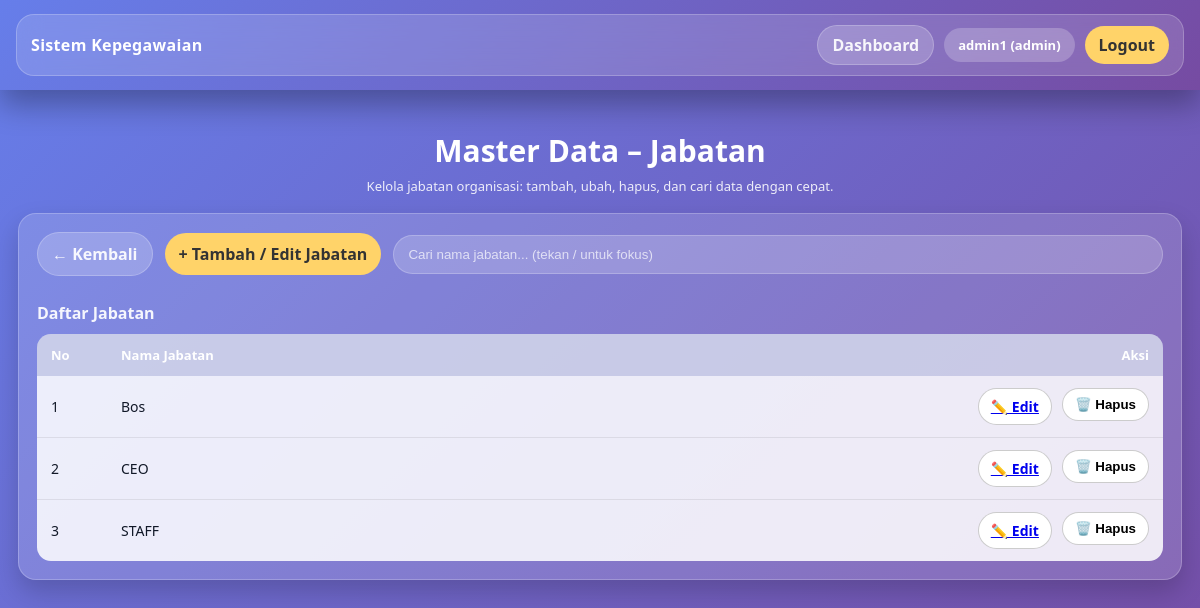
The page /pages/master/jabatan.php (signed in) on the database its author committed.
### tables this page shows
CREATE TABLE `jabatan` (
  `id` int(11) NOT NULL,
  `nama_jabatan` varchar(100) NOT NULL,
  `gaji_pokok` decimal(12,2) DEFAULT 0.00
);

### config/config.php (called while the page is built, shortened)
<?php
function app_url(string $path = ''): string {
    return APP_BASE . ltrim($path, '/');
}
?>

### pages/master/jabatan.php (the view, shortened to what this page needs)
<?php
require_once __DIR__ . '/../../config/config.php';
$username = $_SESSION['username'] ?? 'admin';
$q = trim($_GET['q'] ?? '');
$rows = [];
if ($q !== '') {
  $like = '%' . $q . '%';
  $st = mysqli_prepare($conn, "SELECT id, nama_jabatan FROM jabatan WHERE nama_jabatan LIKE ? ORDER BY nama_jabatan ASC");
  if (!$st) die("Prepare gagal: " . mysqli_error($conn));
  mysqli_stmt_bind_param($st, "s", $like);
  mysqli_stmt_execute($st);
  $rs = mysqli_stmt_get_result($st);
  while ($r = mysqli_fetch_assoc($rs)) $rows[] = $r;
  mysqli_stmt_close($st);
} else {
  $rs = mysqli_query($conn, "SELECT id, nama_jabatan FROM jabatan ORDER BY nama_jabatan ASC");
  if ($rs) while ($r = mysqli_fetch_assoc($rs)) $rows[] = $r;
}
?>
<!DOCTYPE html>
<html lang="id">
<head>
</head>
<body>
  <div class="navbar">
    <div class="nav-inner">
      <div class="brand">Sistem Kepegawaian</div>
      <div class="nav-right">
        <a class="btn-pill" href="<?= app_url('pages/dashboard_admin.php') ?>">Dashboard</a>
        <span class="user-chip"><?= htmlspecialchars($username) ?> (admin)</span>
        <a class="btn-logout" href="<?= app_url('logout.php') ?>">Logout</a>
      </div>
    </div>
  </div>
  <div class="page">
    <h1 class="h1">Master Data – Jabatan</h1>
    <p class="sub">Kelola jabatan organisasi: tambah, ubah, hapus, dan cari data dengan cepat.</p>
    <div class="card">
      <div class="toolbar">
        <a class="btn secondary" href="<?= app_url('pages/dashboard_admin.php') ?>">← Kembali</a>
        <a class="btn primary" href="<?= app_url('pages/master/jabatan.php?add=1') ?>">+ Tambah / Edit Jabatan</a>
        <form class="search" method="get" action="">
          <input type="text" name="q" value="<?= htmlspecialchars($q) ?>" placeholder="Cari nama jabatan... (tekan / untuk fokus)">
        </form>
      </div>
      <div class="table-wrap">
        <div style="font-weight:900; margin: 12px 0 10px; color: rgba(255,255,255,0.92);">Daftar Jabatan</div>
        <table>
          <thead>
            <tr>
              <th style="width:70px;">No</th>
              <th>Nama Jabatan</th>
              <th style="width:210px; text-align:right;">Aksi</th>
            </tr>
          </thead>
          <tbody>
            <?php if(!$rows): ?>
              <tr><td colspan="3">Data jabatan belum ada.</td></tr>
            <?php else: ?>
              <?php $no=1; foreach($rows as $r): ?>
                <tr>
                  <td><?= $no++ ?></td>
                  <td><?= htmlspecialchars($r['nama_jabatan']) ?></td>
                  <td>
                    <div class="actions">
                      <a class="btn-sm" href="<?= app_url('pages/master/jabatan.php?edit='.(int)$r['id']) ?>">✏️ Edit</a>
                      <form method="post" action="<?= app_url('pages/master/jabatan.php') ?>" onsubmit="return confirm('Hapus jabatan ini?');">
                        <button class="btn-sm" type="submit">🗑️ Hapus</button>
                      </form>
                    </div>
                  </td>
                </tr>
              <?php endforeach; ?>
            <?php endif; ?>
          </tbody>
        </table>
      </div>
    </div>
  </div>
</body>
</html>

### rows shown on the page
jabatan: nama_jabatan "Bos"
jabatan: nama_jabatan "CEO"
jabatan: nama_jabatan "STAFF"

### other values the page prints
$username "admin1"
